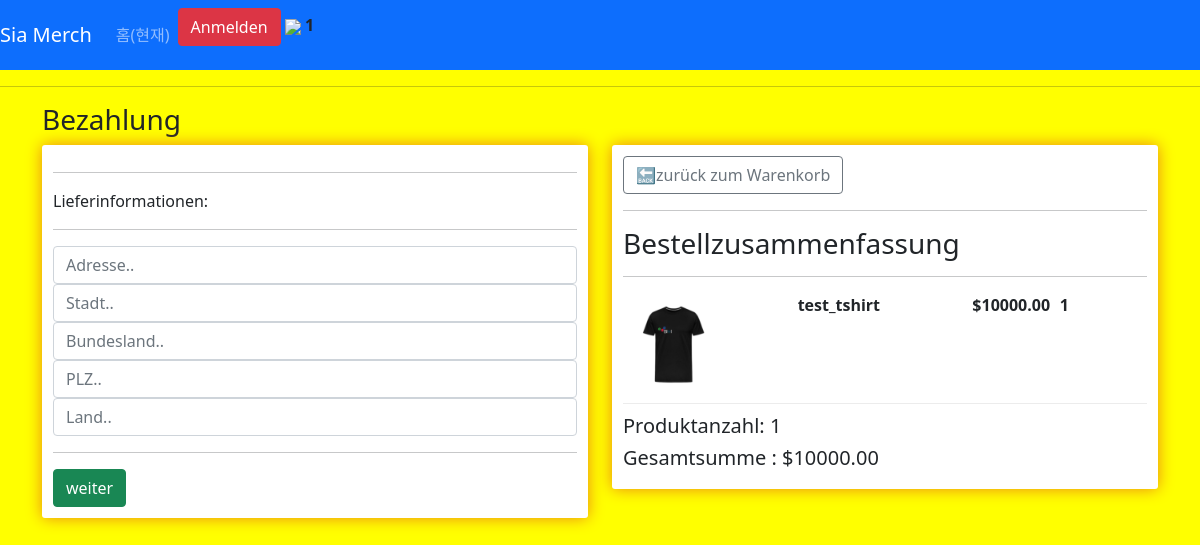
Screenshot of /checkout/ (signed in) with the database file from the repository.
### store/models.py (models this page shows, shortened)
class Order(models.Model):
    customer = models.ForeignKey(Customer, on_delete=models.SET_NULL, blank=True, null=True)
    dated_ordered = models.DateTimeField(auto_now_add=True)
    complete = models.BooleanField(default=False, null=True, blank=True)
    transation_id = models.CharField(max_length=200, null=True)
    @property
    def shipping(self):
        shipping = False
        orderitems = self.orderitem_set.all()
        for z in orderitems:
            if z.product.digital == False:
                shipping = True
        return shipping
    @property
    def get_cart_total(self):
        orderitems = self.orderitem_set.all()
        total = sum([item.get_total for item in orderitems])
        return total
    def get_cart_items(self):
        orderitems = self.orderitem_set.all()
        total = sum([item.quantity for item in orderitems])
        return total

class OrderItem(models.Model):
    product = models.ForeignKey(Product, on_delete=models.SET_NULL, blank=True, null=True)
    order = models.ForeignKey(Order, on_delete=models.SET_NULL, blank=True, null=True)
    quantity = models.IntegerField(default=0, null=True, blank=True)
    dated_added = models.DateTimeField(auto_now_add=True)
    @property
    def get_total(self):
        total = self.product.price * self.quantity
        return total

class Product(models.Model):
    name = models.CharField(max_length=200)
    price = models.FloatField()
    digital = models.BooleanField(default=False, null=True, blank=True)
    image = models.ImageField(null=True, blank=True)
    @property
    def imageURL(self):
        try:
            url = self.image.url
        except:
            url = ''
        return url

### store/views.py (the view)
# urls.py: path('checkout/', views.checkout, name="checkout"),
def checkout(request):
    Data = cart_data(request)
    cartItems = Data['cartItems']
    order = Data['order']
    items = Data['items']
    context = {'items': items, 'order': order, 'cartItems': cartItems}
    return render(request, 'store/payment.html', context)

### store/process_cookie.py (called while the page is built)
def cart_data(request):
    if request.user.is_authenticated:
        customer = request.user.customer
        order, created = Order.objects.get_or_create(customer=customer, complete=False)
        items = order.orderitem_set.all()
        cartItems = order.get_cart_items
    else:
        CookieData = cookie_cart(request)
        cartItems = CookieData['cartItems']
        order = CookieData['order']
        items = CookieData['items']
    return {'items': items, 'order': order, 'cartItems': cartItems}

### store/templates/store/payment.html (shortened to what this page needs)
{% extends 'store/main.html'%}
{% load static %}
{% block content %}
<h3>Bezahlung</h3>
<div class="row">
    <div class="col-lg-6">
        <div class="box" id='form_bound_info'>
            <form id='form'>
                <div id='delivery_info'>
                    <hr>
                    <p>Lieferinformationen:</p>
                    <hr>
                    <div>
                        <input class="form-control" type="text" name="address" placeholder="Adresse..">
                    </div>
                    <div>
                        <input class="form-control" type="text" name="city" placeholder="Stadt..">
                    </div>
                    <div>
                        <input class="form-control" type="text" name="state" placeholder="Bundesland..">
                    </div>
                    <div>
                        <input class="form-control" type="text" name="zipcode" placeholder="PLZ..">
                    </div>
                    <div>
                        <input class="form-control" type="text" name="country" placeholder="Land..">
                    </div>
                </div>
                <hr>
                <input id='form_btn' class="btn btn-success btn-block" type="submit" value="weiter">
            </form>
        </div>
        <br>
    </div>
    <div class="col-lg-6">
        <div class="box">
        <a class="btn btn-outline-secondary" href="{% url 'cart' %}">🔙zurück zum Warenkorb</a>
        <hr>
        <h3>Bestellzusammenfassung</h3>
        <hr>
        {% for item in items %}
        <div class="cart_line">
                <div style="flex:2"><img class="cart_img" src="{{item.product.imageURL}}"></div>
                <div style="flex:2"><strong>{{item.product.name}}</strong></div>
                <div style="flex:1"><strong>${{item.product.price|floatformat:2}}</strong></div>
                <div style="flex:1"><strong>{{item.quantity}}</strong></div>
        </div>
        {% endfor %}
        <h5>Produktanzahl: {{order.get_cart_items}} </h5>
        <h5>Gesamtsumme : ${{order.get_cart_total|floatformat:2}} </h5>
    </div>
</div>
</div>{% endblock content %}

### store/templates/store/main.html (shortened to what this page needs)
<!DOCTYPE html>
{% load static %}
<html>
    <head>
        <link href="https://cdn.jsdelivr.net/npm/bootstrap@5.0.2/dist/css/bootstrap.min.css" rel="stylesheet">
        <link rel="stylesheet" type ="text/css" href="{% static 'css/main.css' %}">
    </head>
    <body>
        <nav class="navbar navbar-expand-lg navbar-dark bg-primary">
        <a class="navbar-brand" href="{% url 'store' %}">Sia Merch</a>
        <div class="collapse navbar-collapse" id="navbarSupportedContent">
            <ul class="navbar-nav mr-auto">
            <li class="nav-item active">
                <a class="nav-link" href="{% url 'store' %}">홈<span class="sr-only">(현재)</span></a>
            </li>
            </ul>
            <div class="form-inline my-2 my-lg-0">
                <a href="#" class="btn btn-danger">Anmelden</a>
                <a href ="{% url 'cart' %}">
                    <img src="{% static 'images/shopping-cart-16.png'%}">
                </a>
                <b>{{cartItems}}</b></p>
            </div>
        </div>
        </nav>
        <hr>
        <div class="container">
            <p>
            {% block content %}
            {% endblock content %}
        </div>
    </body>
</html>

### static/css/main.css (style rules this page uses)
body { background-color: yellow; }
.box { box-shadow:hsl(32, 85%, 50%) 0 0 16px; background-color: #fff; border-radius: 3px; padding: 11px; }
.cart_line { display: flex; align-items: flex-stretch; padding-bottom: 10px; margin-bottom: 10px; border-bottom: 1px solid #ececec; }
.cart_img { width: 100px; }

### rows the page displays
Order: id.quantity "1", get_cart_items "1", get_cart_total "10000.00"
OrderItem: product.imageURL (picture), product.name "test_tshirt", product.price "10000.00", quantity "1"
